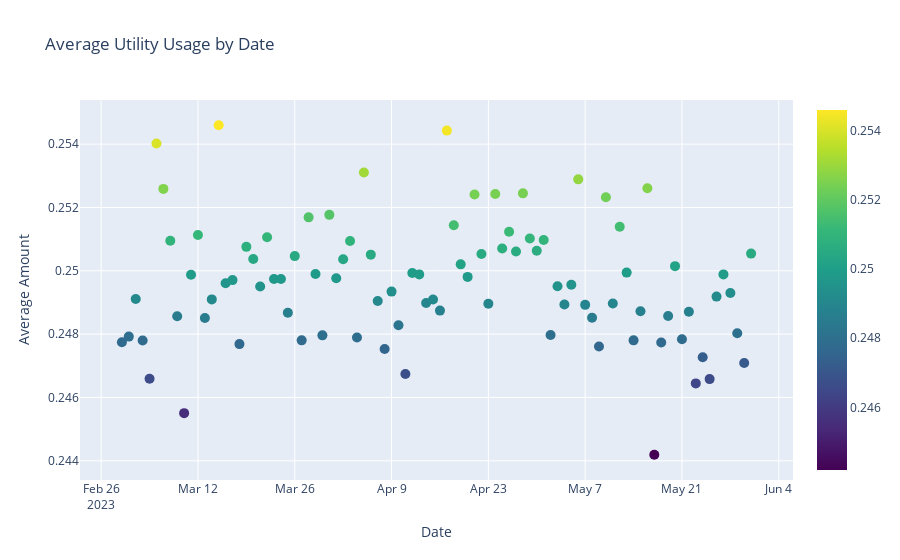

Notebook source saved alongside this figure:
### Code cell
import plotly.graph_objects as go

# Assuming you have a DataFrame named 'data' with columns 'Date' and 'Amount'

# Convert the 'Date' column to datetime format
data['Date'] = pd.to_datetime(data['Date'])

# Group the data by the 'Date' column and calculate the average amount used
average_amount_by_date = data.groupby('Date')['Amount'].mean()

# Create a scatter plot
scatter_fig = go.Figure(data=go.Scatter(
    x=average_amount_by_date.index,
    y=average_amount_by_date.values,
    mode='markers',
    marker=dict(
        size=10,
        color=average_amount_by_date.values,
        colorscale='Viridis',
        showscale=True
    ),
    text=average_amount_by_date.index.strftime('%Y-%m-%d')
))

scatter_fig.update_layout(
    title='Average Utility Usage by Date',
    xaxis_title='Date',
    yaxis_title='Average Amount'
)

scatter_fig.show()
